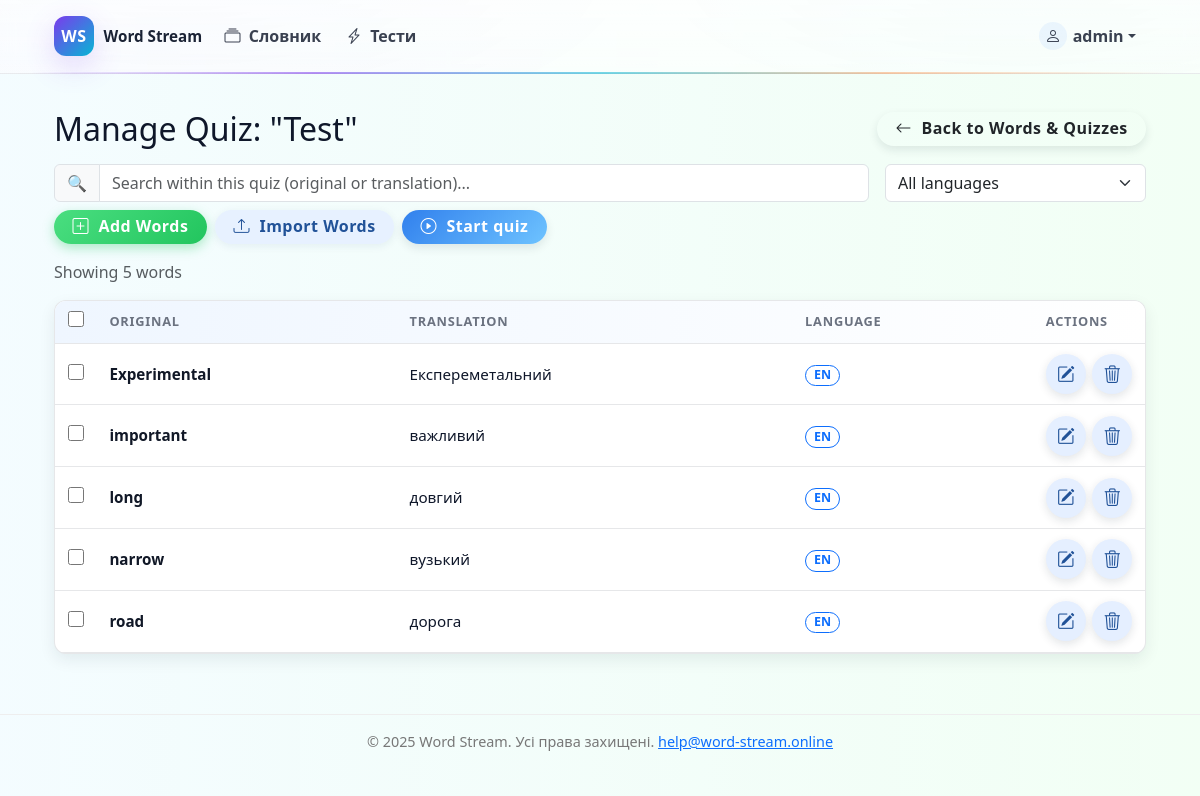
Page /quiz/38/ (signed in) on the earlier database version.
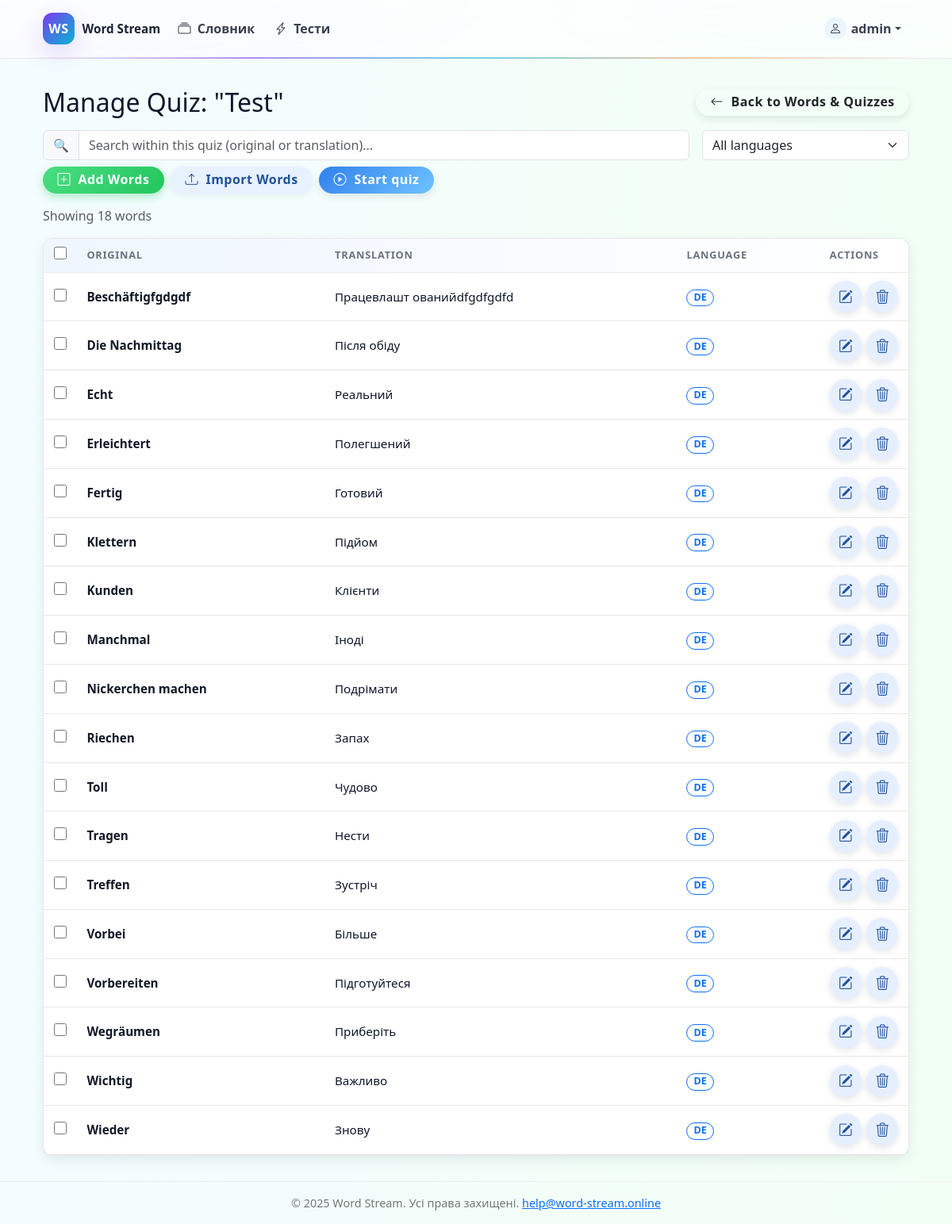
Same page on the later database version.
### quiz/models.py (models this page shows, shortened)
class Word(models.Model):
    LANGUAGE_CHOICES = [
        ("de", "Німецька"),
        ("en", "Англійська"),
        ("uk", "Українська"),
        ("pl", "Польська"),
        ("fr", "Французька"),
        ("es", "Іспанська"),
        ("it", "Італійська"),
        ("pt", "Португальська"),
        ("nl", "Нідерландська"),
        ("sv", "Шведська"),
        ("no", "Норвезька"),
        ("da", "Данська"),
        ("fi", "Фінська"),
        ("cs", "Чеська"),
        ("sk", "Словацька"),
        ("hu", "Угорська"),
        ("ro", "Румунська"),
    ]
    owner = models.ForeignKey(
        User,
        on_delete=models.CASCADE,
        related_name="words",
        null=True,       # temporary so old rows are allowed
        blank=True,      # same
    )
    original_word = models.CharField(max_length=100)
    translation = models.CharField(max_length=100)
    language = models.CharField(
        max_length=5,
        choices=LANGUAGE_CHOICES,
        default="de",
        blank=True,      # empty string means "unknown"
    )
    is_quizable = models.BooleanField(default=True)
    times_quizzed = models.IntegerField(default=0)
    correct_answers = models.IntegerField(default=0)
    timeout = models.IntegerField(default=0)
    class Meta:
        unique_together = ("owner", "original_word", "language")

### quiz/views.py (the view)
# urls.py: path('quiz/<int:pk>/', views.custom_quiz_detail, name='custom_quiz_detail'),
@login_required
def custom_quiz_detail(request, pk):
    quiz = get_object_or_404(CustomQuiz, pk=pk, owner=request.user)
    quiz_words = quiz.words.order_by('original_word')
    all_words = Word.objects.filter(owner=request.user).exclude(
        pk__in=quiz_words.values('pk')
    ).order_by('original_word')
    context = {
        'quiz': quiz,
        'quiz_words': quiz_words,
        'all_words': all_words,
        'language_choices': Word.LANGUAGE_CHOICES,
    }
    return render(request, 'quiz/quiz_manage_words.html', context)

### quiz/templates/quiz/quiz_manage_words.html (shortened to what this page needs)
{% extends "base.html" %}
{% load static %}
{% block content %}
<div class="container mt-1"
     id="quiz-manage-root"
     data-quiz-id="{{ quiz.id }}"
     data-add-url="{% url 'quiz:quiz_add_words' quiz.id %}"
     data-remove-url="{% url 'quiz:quiz_remove_word' quiz.id %}"
     data-bulk-remove-url="{% url 'quiz:bulk_remove_quiz_words' quiz.id %}">
    <div class="d-flex flex-column flex-sm-row justify-content-between align-items-sm-center mb-3">
        <h2 class="mb-0 order-first order-sm-first text-center text-sm-start">
          Manage Quiz: "{{ quiz.title }}"
        </h2>
      <a
        href="{% url 'quiz:word_list' %}"
        class="btn btn-ws-base btn-ws-outline text-nowrap mt-2 mt-sm-0 order-last order-sm-last"
      >
        <i class="bi bi-arrow-left me-1"></i>
        Back to Words &amp; Quizzes
      </a>
    </div>
  {% include "quiz/partials/manage/_quiz_words_table.html" %}
</div>
{% endblock %}

### quiz/templates/quiz/partials/manage/_quiz_words_table.html (shortened to what this page needs)
<div class="mb-3">
  <div class="row g-2 g-lg-3 align-items-lg-center mb-2">
    <div class="col-12 col-lg-9">
      <div class="input-group">
        <span class="input-group-text">🔍</span>
        <input
          type="text"
          id="quiz-word-search"
          class="form-control"
          placeholder="Search within this quiz (original or translation)..."
        >
      </div>
    </div>
    <div class="col-12 col-lg-3">
      <select id="quiz-language-filter" class="form-select">
        <option value="">All languages</option>
      </select>
    </div>
  </div>
  <div class="d-flex flex-column flex-sm-row justify-content-start gap-2">
    <button
      id="open-add-words-modal-btn"
      class="btn btn-ws-base btn-ws-success flex-fill flex-sm-grow-0 text-nowrap"
      data-quiz-id="{{ quiz.id }}"
      data-candidate-url="{% url 'quiz:quiz_candidate_words' quiz.id %}"
      data-add-url="{% url 'quiz:quiz_add_words' quiz.id %}"
    >
      <i class="bi bi-plus-square me-1"></i>
      Add Words
    </button>
    <a
      href="{% url 'quiz:upload_words' %}?quiz_id={{ quiz.id }}"
      class="btn btn-ws-base btn-ws-soft flex-fill flex-sm-grow-0 text-nowrap"
    >
      <i class="bi bi-upload me-1"></i>
      Import Words
    </a>
      <a
        href="{% url 'quiz:quiz' %}?start=1&quiz_id={{ quiz.id }}"
        class="btn btn-ws-base btn-ws-primary text-nowrap"
    >
        <i class="bi bi-play-circle me-1"></i>
        Start quiz
    </a>
  </div>
</div>
<p class="text-muted mb-3" id="quiz-word-count-text">
  Showing
  <span id="quiz-word-count-number">{{ quiz_words|length }}</span>
  word{% if quiz_words|length != 1 %}s{% endif %}
</p>
<div class="ws-table-wrapper">
  <div class="ws-table-scroll">
    <table class="ws-table ws-table-quiz-words">
      <thead>
        <tr>
          <th class="ws-check-header">
            <input type="checkbox" id="quiz-word-select-all" class="ws-check-input">
          </th>
          <th>Original</th>
          <th>Translation</th>
          <th class="ws-lang-header">Language</th>
          <th class="ws-actions-header">Actions</th>
        </tr>
      </thead>
      <tbody id="quiz-word-table-body">
        {% for word in quiz_words %}
          <tr data-word-id="{{ word.id }}" data-language="{{ word.language }}">
            <td class="ws-check-cell">
              <input type="checkbox" class="ws-check-input quiz-word-checkbox">
            </td>
            <td class="ws-col-original">
              {{ word.original_word }}
            </td>
            <td class="ws-col-translation">
              {{ word.translation }}
            </td>
            <td class="ws-lang-cell">
              <span class="ws-lang-badge">{{ word.language|upper }}</span>
            </td>
            <td class="ws-actions-cell">
              <div class="btn-row">
                <button
                  type="button"
                  class="btn-ws-icon edit quiz-edit-word-btn"
                  title="Edit word"
                  aria-label="Edit word"
                  data-word-id="{{ word.id }}"
                  data-original="{{ word.original_word|escape }}"
                  data-translation="{{ word.translation|escape }}"
                  data-language="{{ word.language }}"
                  data-edit-url="{% url 'quiz:edit_word' word.id %}"
                >
                  <i class="bi bi-pencil-square"></i>
                </button>
                <button
                  type="button"
                  class="btn-ws-icon delete remove-word-btn"
                  title="Remove from quiz"
                  aria-label="Remove word from this quiz"
                >
                  <i class="bi bi-trash3"></i>
                </button>
              </div>
            </td>
          </tr>
        {% empty %}
          <tr>
            <td colspan="100%" class="text-center text-muted py-4">
              This quiz has no words yet.
            </td>
          </tr>
        {% endfor %}
      </tbody>
    </table>
  </div>
</div>

Differences in the rows shown:
no longer on this page (row unchanged): Word: original_word "Experimental", translation "Експереметальний", language "EN"
no longer on this page (row unchanged): Word: original_word "important", translation "важливий", language "EN"
no longer on this page (row unchanged): Word: original_word "long", translation "довгий", language "EN"
no longer on this page (row unchanged): Word: original_word "narrow", translation "вузький", language "EN"
no longer on this page (row unchanged): Word: original_word "road", translation "дорога", language "EN"
now on this page (row edited): Word: original_word "Beschäftigfgdgdf", translation "Працевлашт ованийdfgdfgdfd", language "DE"
now on this page (row edited): Word: original_word "Die Nachmittag", translation "Після обіду", language "DE"
now on this page (row edited): Word: original_word "Echt", translation "Реальний", language "DE"
now on this page (row edited): Word: original_word "Erleichtert", translation "Полегшений", language "DE"
now on this page (row edited): Word: original_word "Fertig", translation "Готовий", language "DE"
now on this page (row edited): Word: original_word "Klettern", translation "Підйом", language "DE"
now on this page (row edited): Word: original_word "Kunden", translation "Клієнти", language "DE"
now on this page (row edited): Word: original_word "Manchmal", translation "Іноді", language "DE"
now on this page (row edited): Word: original_word "Nickerchen machen", translation "Подрімати", language "DE"
now on this page (row edited): Word: original_word "Riechen", translation "Запах", language "DE"
now on this page (row edited): Word: original_word "Toll", translation "Чудово", language "DE"
now on this page (row edited): Word: original_word "Tragen", translation "Нести", language "DE"
now on this page (row edited): Word: original_word "Treffen", translation "Зустріч", language "DE"
now on this page (row edited): Word: original_word "Vorbei", translation "Більше", language "DE"
now on this page (row edited): Word: original_word "Vorbereiten", translation "Підготуйтеся", language "DE"
now on this page (row edited): Word: original_word "Wegräumen", translation "Приберіть", language "DE"
now on this page (row edited): Word: original_word "Wichtig", translation "Важливо", language "DE"
now on this page (row edited): Word: original_word "Wieder", translation "Знову", language "DE"
Other differences:
{{ quiz_words|length }}: "5" → "18"
